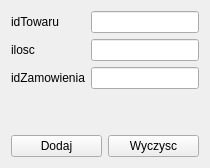
      <widget class="QWidget" name="tab_5">
       <attribute name="title">
        <string>PozycjaZamowienia</string>
       </attribute>
       <layout class="QVBoxLayout" name="verticalLayout_16">
        <item>
         <layout class="QHBoxLayout" name="horizontalLayout_10">
          <item>
           <layout class="QVBoxLayout" name="verticalLayout_14">
            <item>
             <widget class="QLabel" name="label_39">
              <property name="text">
               <string>idTowaru</string>
              </property>
             </widget>
            </item>
            <item>
             <widget class="QLabel" name="label_14">
              <property name="text">
               <string>ilosc</string>
              </property>
             </widget>
            </item>
            <item>
             <widget class="QLabel" name="label_40">
              <property name="text">
               <string>idZamowienia</string>
              </property>
             </widget>
            </item>
           </layout>
          </item>
          <item>
           <layout class="QVBoxLayout" name="verticalLayout_15">
            <item>
             <widget class="QLineEdit" name="lineEdit_43"/>
            </item>
            <item>
             <widget class="QLineEdit" name="lineEdit_44"/>
            </item>
            <item>
             <widget class="QLineEdit" name="lineEdit_45"/>
            </item>
           </layout>
          </item>
         </layout>
        </item>
        <item>
         <spacer name="verticalSpacer_5">
          <property name="orientation">
           <enum>Qt::Vertical</enum>
          </property>
          <property name="sizeHint" stdset="0">
           <size>
            <width>20</width>
            <height>40</height>
           </size>
          </property>
         </spacer>
        </item>
        <item>
         <layout class="QHBoxLayout" name="horizontalLayout_9">
          <item>
           <widget class="QPushButton" name="pushButton_9">
            <property name="text">
             <string>Dodaj</string>
            </property>
           </widget>
          </item>
          <item>
           <widget class="QPushButton" name="pushButton_10">
            <property name="text">
             <string>Wyczysc</string>
            </property>
           </widget>
          </item>
         </layout>
        </item>
       </layout>
      </widget>
